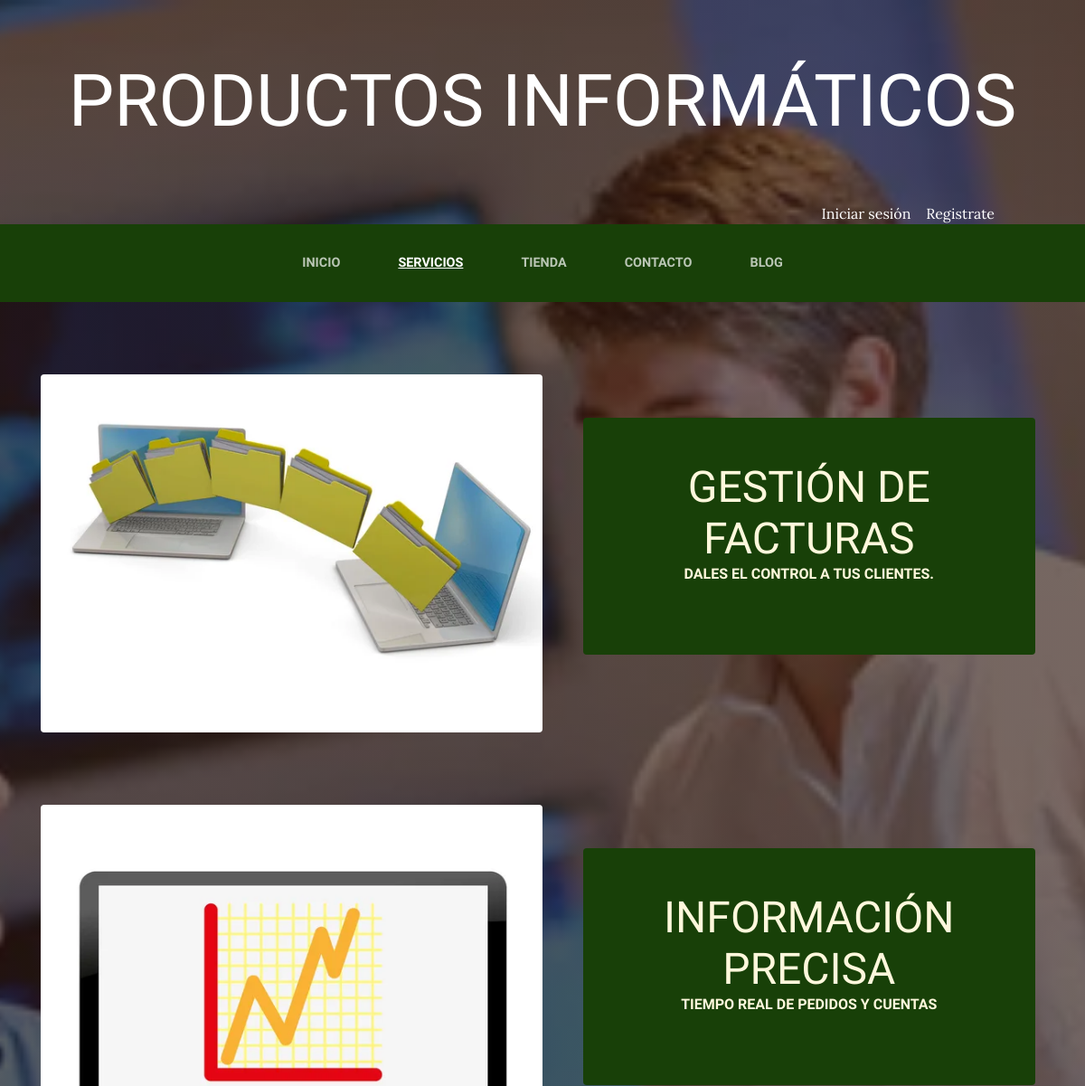
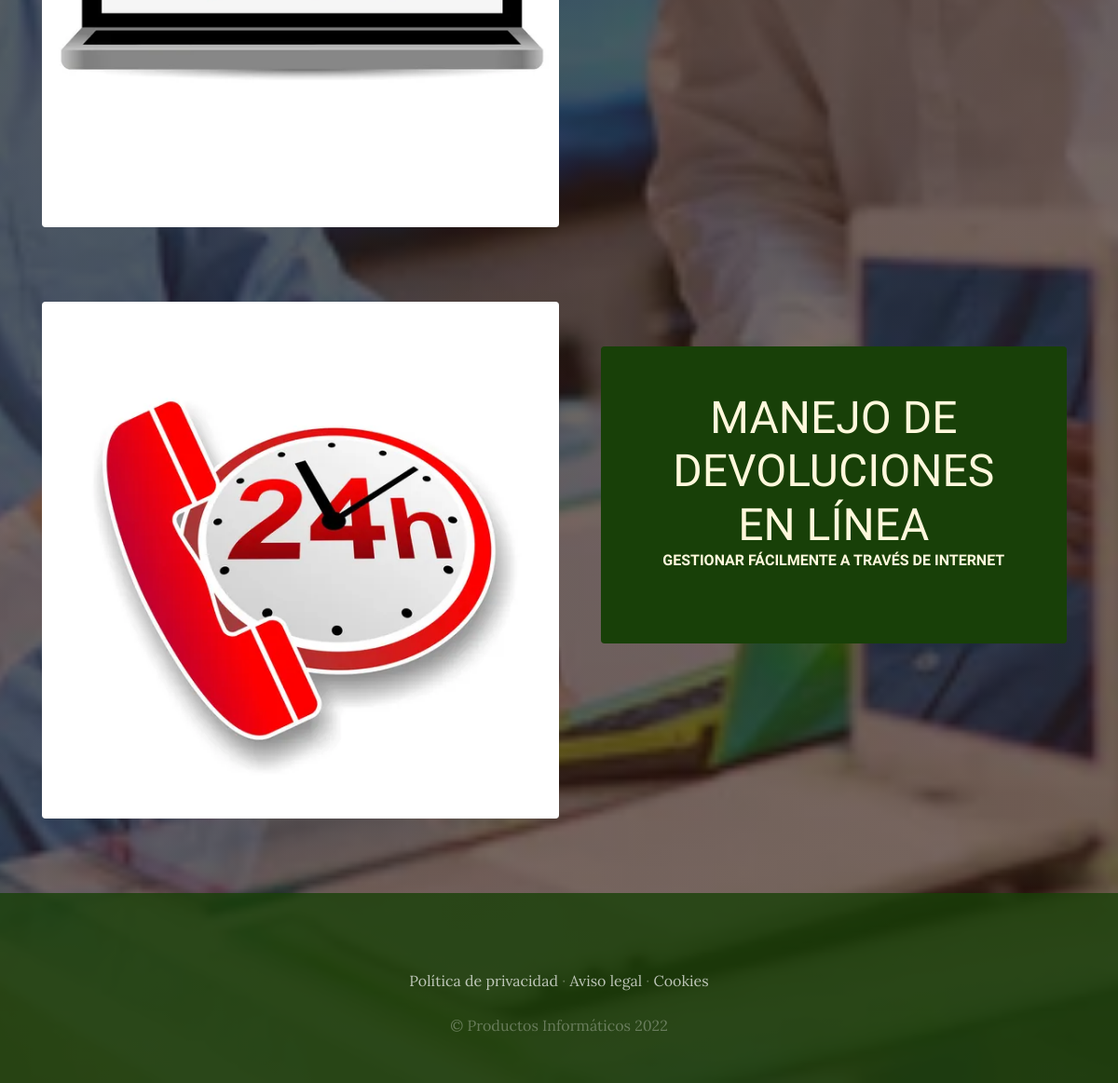
The app's page /servicios/ with its own data (2 pictures, top to bottom).
### servicios/models.py (models this page shows, shortened)
class Servicio(models.Model):
    titulo=models.CharField(max_length=50)
    contenido=models.CharField(max_length=50) # cuadro de texto, 50 caracteres
    imagen=models.ImageField(upload_to='servicios') #campo de imagen
    created=models.DateTimeField(auto_now_add=True) #fecha de forma automatica
    updated=models.DateTimeField(auto_now_add=True)
    class Meta:
        verbose_name='servicio'
        verbose_name_plural='servicios'

### servicios/views.py (the view)
# urls.py: path('servicios/', include('servicios.urls')),
def servicios(request):
    servicios=Servicio.objects.all() #importar todos los servicios comtruidos
    return render(request, "servicios/servicios.html", {"servicios": servicios})

### carro/context_processor.py (called while the page is built)
def importe_total_carro(request):
    total=0
    if request.user.is_authenticated:
        for key, value in request.session["carro"].items():
            total=total+float(value["precio"])
    else:
        total="Debes Iniciar sesion"
    return {"importe_total_carro":total}

### servicios/templates/servicios/servicios.html
{% extends "proyectowebapp/base.html" %}
{% load static %}
{% block content %}
    {% for servicio in servicios %}
   <section class="page-section clearfix">
    <div class="container">
      <div class="intro">
        <img class="intro-img img-fluid mb-3 mb-lg-0 rounded" src="{{servicio.imagen.url}}" alt="" style="width: 50%;">
        <div class="intro-text left-0 text-center bg-faded p-5 rounded">
          <h2 class="section-heading mb-4" >
            <span class="section-heading-lower">{{servicio.titulo}}</span>
            <span class="section-heading-upper">{{servicio.contenido}}</span>
          </h2>
        </div>
      </div>
    </div>
  </section>
    {% endfor %}
{%endblock%}

### proyectowebapp/static/proyectowebapp/css/gestion.css (style rules this page uses)
body { font-family: 'Lora'; background: linear-gradient(rgba(47, 23, 15, 0.65), rgba(47, 23, 15, 0.65)), url("../img/bg_main.jpg"); background-attachment: fixed; background-position: center; background-size: cover; }
h1, h2, h3, h4, h5, h6 { font-family: 'Raleway'; }
.page-section { margin-top: 5rem; margin-bottom: 5rem; }
.section-heading { text-transform: uppercase; }
.section-heading .section-heading-upper { display: block; font-size: 1rem; font-weight: 800; padding-bottom:.5rem; }
.section-heading .section-heading-lower { display: block; font-size: 3rem; font-weight: 100; }
.bg-faded { background-color: rgba(255, 255, 255, 0.85); }
.intro { position: relative; }
@media (min-width: 992px) { .intro .intro-img { width: 75%; float: left; } }
@media (min-width: 992px) { .intro .intro-text { left: 600; width: 60%; margin-top: 3rem; background-color: rgba(24, 64, 8); color: cornsilk; position: absolute; } }
@media (min-width: 1200px) { .intro .intro-text { width: 45%; } }

### records on screen
Servicio: imagen (picture), titulo "GESTIÓN DE FACTURAS", contenido "DALES EL CONTROL A TUS CLIENTES."
Servicio: imagen (picture), titulo "INFORMACIÓN PRECISA", contenido "TIEMPO REAL DE PEDIDOS Y CUENTAS"
Servicio: imagen (picture), titulo "MANEJO DE DEVOLUCIONES EN LÍNEA", contenido "GESTIONAR FÁCILMENTE A TRAVÉS DE INTERNET"
